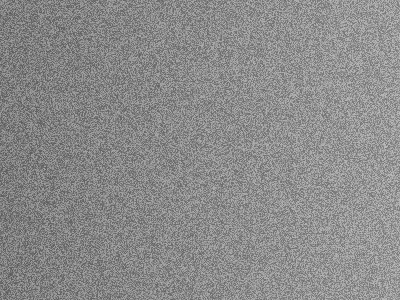
#> input picture assets/contoh_kontras_rendah.jpg, 400 x 300 px
$ python eksperimen_clahe.py
#> lines starting #> are read from the running program, lines starting #| are printed output that depends on the picture
### utils/image_utils.py
import cv2


def load_image(filepath):
    """Baca gambar dari filepath sebagai grayscale (matriks 2D uint8)."""
#> called with filepath = 'assets/contoh_kontras_rendah.jpg'
    img = cv2.imread(filepath, cv2.IMREAD_GRAYSCALE)
#> img is the input picture: shape (300, 400); min 85, max 193, mean 139
    if img is None:
        raise FileNotFoundError(f"Gambar tidak ditemukan: {filepath}")
    return img

### processing/enhancement.py
import cv2
import numpy as np


def apply_he(image):
    """Terapkan Histogram Equalization (HE) pada citra grayscale.

    HE meratakan distribusi intensitas pixel menggunakan CDF (Cumulative
    Distribution Function) sehingga kontras citra meningkat.
    """
    if not isinstance(image, np.ndarray) or image.ndim != 2:
        raise ValueError("Citra harus berupa array grayscale 2D")
    if image.dtype != np.uint8:
        raise ValueError("Citra harus bertipe uint8 (0-255)")

    return cv2.equalizeHist(image)
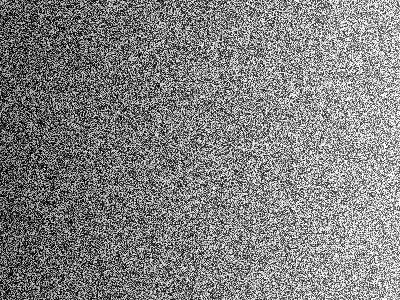
#> returned value: shape (300, 400); min 0, max 255, mean 129


def apply_clahe(image, clip_limit=2.0, tile_grid_size=(8, 8)):
    """Terapkan CLAHE (Contrast Limited Adaptive Histogram Equalization).

    Berbeda dari HE biasa, CLAHE membagi citra menjadi tile-tile kecil dan
    menerapkan HE secara lokal pada tiap tile, dengan clip_limit untuk
    membatasi penguatan kontras berlebih (mencegah noise menguat).
    """
#> called with clip_limit = 2, tile_grid_size = (8, 8)
    if not isinstance(image, np.ndarray) or image.ndim != 2:
        raise ValueError("Citra harus berupa array grayscale 2D")
    if image.dtype != np.uint8:
        raise ValueError("Citra harus bertipe uint8 (0-255)")

    clahe = cv2.createCLAHE(clipLimit=clip_limit, tileGridSize=tile_grid_size)
    return clahe.apply(image)
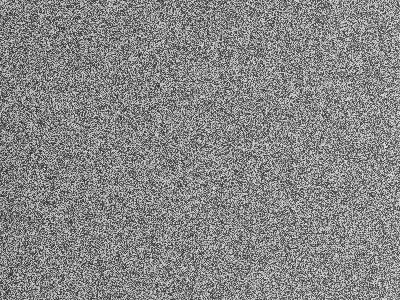
#> returned value: shape (300, 400); min 37, max 231, mean 134.4

### eksperimen_clahe.py
import matplotlib.pyplot as plt

from utils.image_utils import load_image
from processing.enhancement import apply_he, apply_clahe

img = load_image("assets/contoh_kontras_rendah.jpg")
img_he = apply_he(img)

# Coba ubah dua nilai ini untuk melihat efeknya pada hasil CLAHE (3.3)
clip_limit = 2.0
tile_grid_size = (8, 8)
img_clahe = apply_clahe(img, clip_limit=clip_limit, tile_grid_size=tile_grid_size)

plt.figure(figsize=(12, 8))

# Baris 1: perbandingan gambar
plt.subplot(2, 3, 1)
plt.imshow(img, cmap="gray", vmin=0, vmax=255)
plt.title("Original")
plt.axis("off")

plt.subplot(2, 3, 2)
plt.imshow(img_he, cmap="gray", vmin=0, vmax=255)
plt.title("HE")
plt.axis("off")

plt.subplot(2, 3, 3)
plt.imshow(img_clahe, cmap="gray", vmin=0, vmax=255)
plt.title(f"CLAHE (clip={clip_limit}, tile={tile_grid_size})")
plt.axis("off")

# Baris 2: perbandingan histogram
plt.subplot(2, 3, 4)
plt.hist(img.ravel(), bins=256, range=(0, 256))
plt.title("Histogram Original")
plt.xlabel("Nilai Pixel")
plt.ylabel("Jumlah Pixel")

plt.subplot(2, 3, 5)
plt.hist(img_he.ravel(), bins=256, range=(0, 256))
plt.title("Histogram HE")
plt.xlabel("Nilai Pixel")
plt.ylabel("Jumlah Pixel")

plt.subplot(2, 3, 6)
plt.hist(img_clahe.ravel(), bins=256, range=(0, 256))
plt.title("Histogram CLAHE")
plt.xlabel("Nilai Pixel")
plt.ylabel("Jumlah Pixel")

plt.tight_layout()
plt.show()
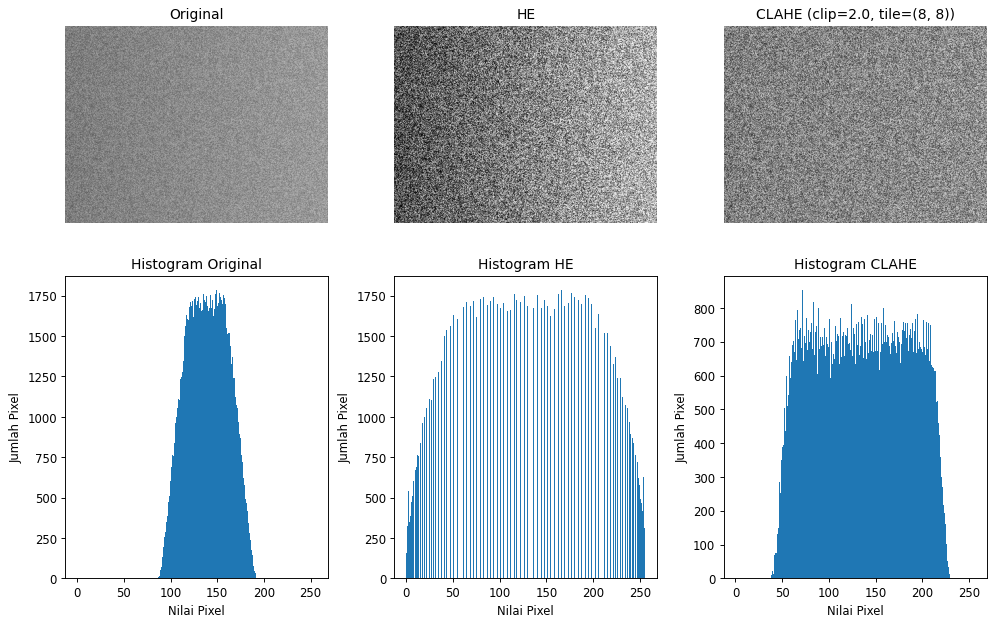
#> figure drawn by matplotlib, 6 panels; panel 4: tallest bar 1785 high, from x = 149 to 150; panel 5: tallest bar 1785 high, from x = 166 to 167; panel 6: tallest bar 853 high, from x = 71 to 72
